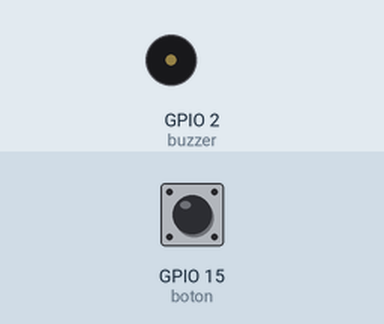
Bench run of a program on a simulated ESP32 board running MicroPython. Shown: buzzer (waves = sounding, pin HIGH). The inputs (shaded band) are chosen by the test bench; at power-on: GPIO 15 (boton) HIGH.

Above: at 1.2 s.
1.3 s: GPIO 15 (boton) pulled LOW for 0.15 s
At 1.65 s:
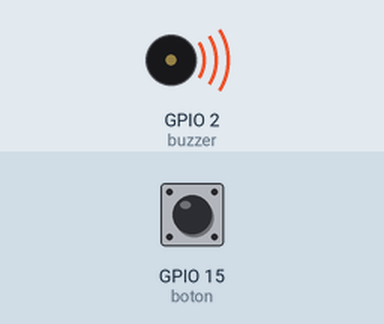
4.3 s: GPIO 15 (boton) pulled LOW for 1 s
At 4.6 s:
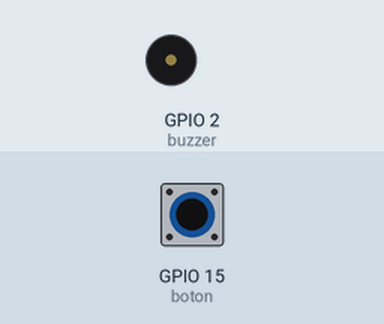
6.8 s: GPIO 15 (boton) pulled LOW for 3.2 s
At 7.35 s:
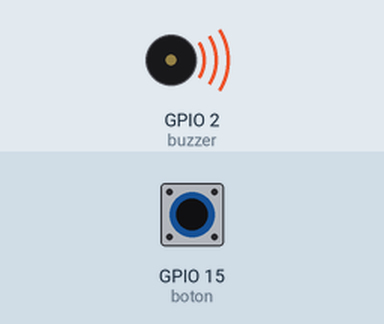
Timing chart, 0 to 17.5 s (numbered marks = the images above; inputs shaded):
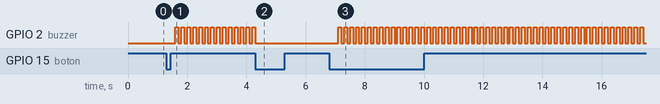

The program:

main.py
```python
from machine import Pin
import time

boton = Pin(15, Pin.IN, Pin.PULL_UP)
buzzer = Pin(2, Pin.OUT)

estado_buzzer = 0
ultimo_valor = 1

while True:
    valor = boton.value()

    if valor == 0 and ultimo_valor == 1:
        estado_buzzer = 1 - estado_buzzer
        ultimo_valor = valor
        time.sleep(0.3)

    ultimo_valor = valor

    # Simula beep mantenido
    if estado_buzzer == 1:
        buzzer.value(1)
        time.sleep(0.1)
        buzzer.value(0)
        time.sleep(0.1)
    else:
        buzzer.value(0)
        time.sleep(0.1)
```

Measured:
- after the input at 1.3 s, GPIO 2 (buzzer): alternates HIGH for 0.10 s and LOW for 0.10 s, starting after 0.30 s
- after the input at 4.3 s, GPIO 2 (buzzer): goes on until 4.3 s, then stays LOW
- after the input at 6.8 s, GPIO 2 (buzzer): alternates HIGH for 0.10 s and LOW for 0.10 s, starting after 0.30 s
